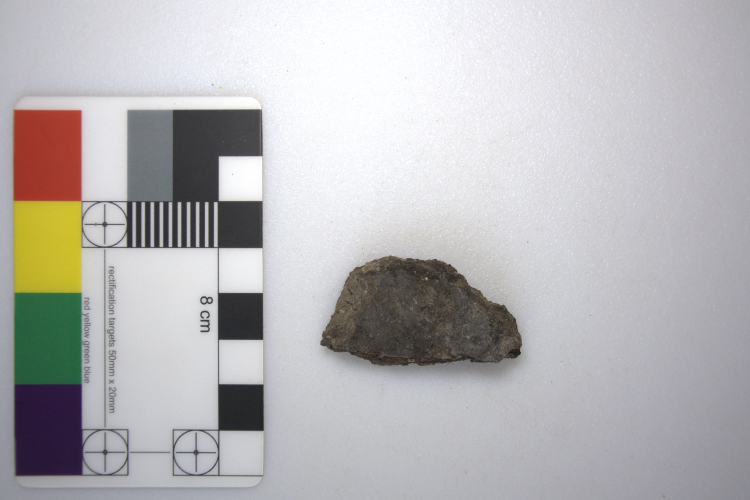
#> input picture NRVQA-master/imgs/2.jpg, 1500 x 1000 px, found by its file name (shown at 1/2 size)
$ jupyter execute --allow-errors geocali.ipynb
#> lines starting #> are read from the running program, lines starting #| are printed output that depends on the picture; after the words box and inside, x2 and y2 are one past the last pixel; in counts of white or black regions, pixels touching at a corner belong together
#> further down, img is the input picture: shape (1000, 1500, 3); mean B, G, R 184.1, 182.8, 184.3
### utils.py
import numpy as np
import cv2 as cv
import rawpy
# define range of colors in HSV
lower_blue = np.array([135, 65, 35])
upper_blue = np.array([165, 255, 255])
lower_green = np.array([40, 52, 70])
upper_green = np.array([82, 255, 255])
lower_yellow = np.array([20, 100, 100])
upper_yellow = np.array([30, 255, 255])

lower_red = np.array([0, 50, 50])
upper_red = np.array([10, 255, 255])

lower_black = np.array([0, 0, 0])
upper_black = np.array([179, 255, 75])
lower_white = np.array([0, 0, 180])
upper_white = np.array([0, 0, 255])

# Create an array specify lower and upper range of colours
COLOUR_RANGE = {
    'blue': (lower_blue, upper_blue),
    'green': (lower_green, upper_green),
    'yellow': (lower_yellow, upper_yellow),
    'red': (lower_red, upper_red),
    'black': (lower_black, upper_black),
    'white': (lower_white, upper_white)
}

COLOURS = ('blue', 'green', 'yellow', 'red', 'black', 'white')

kernel = cv.getStructuringElement(cv.MORPH_RECT, (10, 10))

TARGETS = {
    'blue': np.array([26,0,165]),
    'green': np.array([30,187,22]),
    'yellow': np.array([252,220,10]),
    'red': np.array([240,0,22]),
    'black': np.array([0,0,0]),
    'white': np.array([255,255,255])
}

TARGETS_NORM = {
    'blue': np.array([26,0,165]) / 255.0,
    'green': np.array([30,187,22]) / 255.0,
    'yellow': np.array([252,220,10]) / 255.0,
    'red': np.array([240,0,22]) / 255.0,
    'black': np.array([0,0,0]) / 255.0,
    'white': np.array([255,255,255]) / 255.0
}

# a function to perform thresholding on the image, use otsu for 4 color and adaptive for 24 color cards
# [151 lines left out: functions Thresholding, validCnt, showImage, getColorPos, collision, getCardsPos24, not called in this run]


# Detect the black region to guess the positions of the 4 color cards
def getCardsBlackPos(img, is24Checker = False):
#> called with is24Checker = False
    patchPos = {}
    # showImage(img)
    img_hsv = cv.cvtColor(img, cv.COLOR_BGR2HSV)  # Convert BGR to HSV
#> img_hsv: shape (1000, 1500, 3); mean H, S, V 106.1, 19.7, 189.8

    black_mask = cv.inRange(
        img_hsv, COLOUR_RANGE['black'][0], COLOUR_RANGE['black'][1])
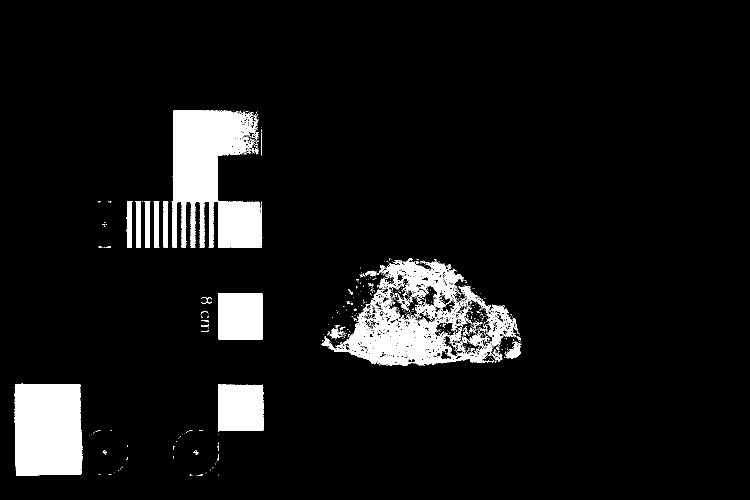
#> black_mask: shape (1000, 1500) (shown at 1/2 size); 7.5% white; 666 white regions (616 under 20 px), largest, box (x1, y1, x2, y2) and area: (343, 221, 525, 496) 33546, (642, 520, 1035, 732) 28836, (29, 767, 166, 951) 24077
    kernel = cv.getStructuringElement(cv.MORPH_RECT, (10, 10))

    mask = cv.morphologyEx(black_mask.copy(), cv.MORPH_OPEN, kernel)
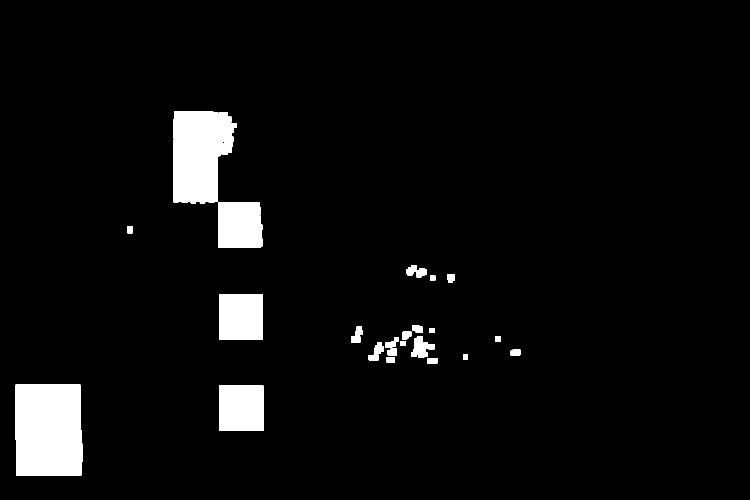
#> mask: shape (1000, 1500) (shown at 1/2 size); 4.8% white; 26 white regions

    cnts, _ = cv.findContours(
        mask.copy(), cv.RETR_EXTERNAL, cv.CHAIN_APPROX_SIMPLE)
#> cnts = 26 contours; largest, box (x1, y1, x2, y2) and area: (31, 769, 165, 952) 23650, (347, 222, 473, 407) 18332, (438, 771, 528, 862) 7962, (438, 588, 526, 680) 7917, (437, 404, 525, 496) 7630

    # Fill the black color to get the card
    cnts = list(filter(lambda x:
                       len(cv.approxPolyDP(x, 0.02*cv.arcLength(x, True), True)) == 4
                       and
                       cv.contourArea(x)/(cv.boundingRect(x)[2]*cv.boundingRect(x)[3]) > 0.90
                       , cnts))
#> cnts = 4 contours; box (x1, y1, x2, y2) and area: (31, 769, 165, 952) 23650, (438, 771, 528, 862) 7962, (438, 588, 526, 680) 7917, (437, 404, 525, 496) 7630
    cnts = sorted(cnts, reverse=True, key=cv.contourArea)

    if len(cnts) < 2:
        patchPos['black'] = cv.boundingRect(cnts[0])
    else:
        patchPos['black'] = cv.boundingRect(cnts[0])
        patchPos['black1'] = cv.boundingRect(cnts[1])

    return patchPos

# [59 lines left out: functions detect_rotation, rotate_img, detect24Checker, drawPatchPos, imread, not called in this run]


### notebooks/geocali.ipynb
[cell 1]
# This Python 3 environment comes with many helpful analytics libraries installed
# It is defined by the kaggle/python Docker image: https://github.com/kaggle/docker-python
# For example, here's several helpful packages to load

import numpy as np # linear algebra
import pandas as pd # data processing, CSV file I/O (e.g. pd.read_csv)

# Input data files are available in the read-only "../input/" directory
# For example, running this (by clicking run or pressing Shift+Enter) will list all files under the input directory

import os
for dirname, _, filenames in os.walk('/kaggle/input'):
    for filename in filenames:
        print(os.path.join(dirname, filename))

# You can write up to 20GB to the current directory (/kaggle/working/) that gets preserved as output when you create a version using "Save & Run All"
# You can also write temporary files to /kaggle/temp/, but they won't be saved outside of the current session

[cell 2]
import cv2 as cv
import matplotlib.pyplot as plt

[cell 3]
import utils

[cell 4]
img = cv.imread('/kaggle/input/picture/2.jpg')

[cell 5]
pos = utils.getCardsBlackPos(img)
#> pos = {'black': (31, 769, 134, 183), 'black1': (438, 771, 90, 91)}

[cell 6]
is24Checker = True
lower_black = np.array([0, 0, 0])
upper_black = np.array([179, 255, 75])
COLOR_RANGE = {'black': [lower_black, upper_black]}
patchPos = {}

img_hsv = cv.cvtColor(img, cv.COLOR_BGR2HSV)  # Convert BGR to HSV
img_hsv = cv.blur(img_hsv, (10,10)) #Smoothens the sharp edges and cover highlights
#> img_hsv: shape (1000, 1500, 3); mean H, S, V 106.1, 19.7, 189.8
black_mask = cv.inRange(
    img_hsv, COLOR_RANGE['black'][0], COLOR_RANGE['black'][1])
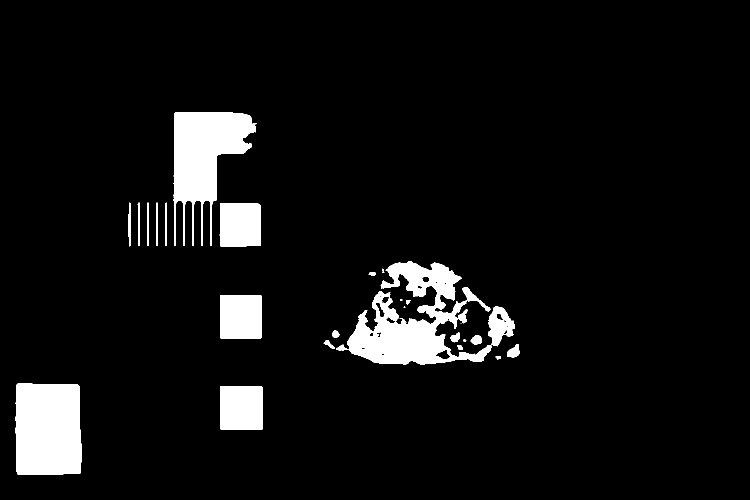
#> black_mask: shape (1000, 1500) (shown at 1/2 size); 6.7% white; 28 white regions (7 under 20 px), largest, box (x1, y1, x2, y2) and area: (672, 522, 1030, 729) 29673, (31, 767, 164, 950) 23228, (347, 224, 513, 492) 22098

kernel = cv.getStructuringElement(cv.MORPH_RECT, (10, 10))
mask = cv.morphologyEx(black_mask.copy(), cv.MORPH_OPEN, kernel)
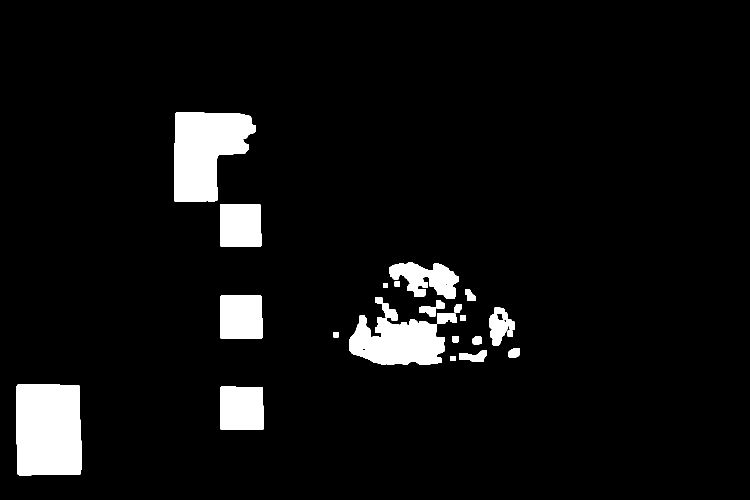
#> mask: shape (1000, 1500) (shown at 1/2 size); 6.2% white; 24 white regions

cnts, _ = cv.findContours(
    mask.copy(), cv.RETR_EXTERNAL, cv.CHAIN_APPROX_SIMPLE)
#> cnts = 24 contours; largest, box (x1, y1, x2, y2) and area: (32, 768, 164, 951) 22898, (349, 225, 512, 404) 20158, (698, 631, 890, 730) 13578, (441, 773, 527, 860) 7217, (441, 591, 525, 678) 7089

# Fill the black color to get the card
if is24Checker is True:
    cv.drawContours(mask, cnts, -1, 255, -1)
#> mask: shape (1000, 1500); 6.2% white; 24 white regions, largest, box (x1, y1, x2, y2) and area: (32, 768, 164, 951) 23201, (349, 225, 512, 404) 20486, (698, 631, 890, 730) 13896

#Get Rectangles
cnts = list(filter(lambda x: len(cv.approxPolyDP(
        x, 0.05*cv.arcLength(x, True), True) == 4), cnts))

cnts = sorted(cnts, reverse=True, key=cv.contourArea)

if len(cnts) < 2:
    raise Exception("No black squares detected.")
else:
    print(len(cnts))
#| 24

[cell 7]
color_para = cv.arcLength(cnts[0], True)
#> color_para = 613.1
#> (the rest of this cell did not finish here and is left out)

[cell 8]
scale_para = cv.arcLength(cnts[0], True)
#> scale_para = 613.1
#> (the rest of this cell did not finish here and is left out)

#> (a cell that did not finish here is left out)

#> (a cell that did not finish here is left out)

#> (a cell that did not finish here is left out)

#> (a cell that did not finish here is left out)

[cell 13]
rows,cols,ch = img.shape
#> rows = 1000; cols = 1500; ch = 3
#> (the rest of this cell did not finish here and is left out)

#> (a cell that did not finish here is left out)

$ run again, with NRVQA-master/imgs/1.jpg copied over NRVQA-master/imgs/2.jpg
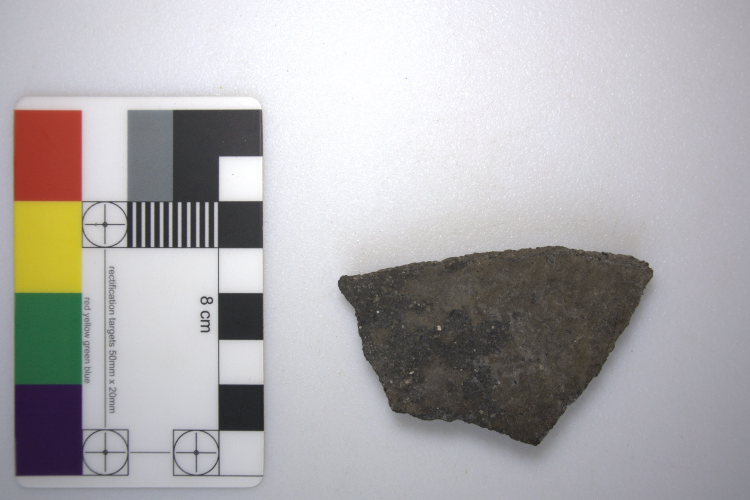
#> input picture NRVQA-master/imgs/1.jpg, 1500 x 1000 px, found by its file name (shown at 1/2 size)
#> img is the input picture: shape (1000, 1500, 3); mean B, G, R 173.5, 172, 174.2
#> in getCardsBlackPos, `black_mask = cv.inRange( img_hsv, COLOUR_RANGE['black'][0], COLOUR_RAN..`:
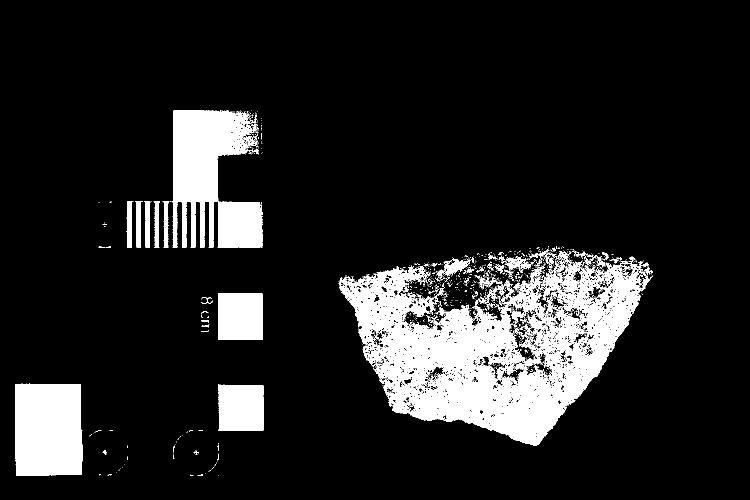
#> black_mask: shape (1000, 1500) (shown at 1/2 size); 12.7% white; 1239 white regions (1166 under 20 px), largest, box (x1, y1, x2, y2) and area: (677, 499, 1305, 892) 105151, (343, 221, 525, 496) 33173, (30, 767, 166, 951) 24168
#> in getCardsBlackPos, `cnts, _ = cv.findContours( mask.copy(), cv.RETR_EXTERNAL, cv.CHAIN_APP..`: cnts = 53 contours; largest, box (x1, y1, x2, y2) and area: (31, 769, 166, 952) 23796, (347, 222, 470, 406) 18193, (894, 736, 1123, 891) 12610, (438, 588, 527, 680) 7950, (438, 771, 528, 862) 7930
#> in getCardsBlackPos, `cnts = list(filter(lambda x: len(cv.approxPolyDP(x, 0.02*cv.arcLength(..`: cnts = 4 contours; box (x1, y1, x2, y2) and area: (31, 769, 166, 952) 23796, (438, 588, 527, 680) 7950, (438, 771, 528, 862) 7930, (438, 405, 525, 496) 7492
#> pos = {'black': (31, 769, 135, 183), 'black1': (438, 588, 89, 92)}
#> `cnts, _ = cv.findContours( mask.copy(), cv.RETR_EXTERNAL, cv.CHAIN_APP..`: cnts = 13 contours; largest, box (x1, y1, x2, y2) and area: (694, 530, 1280, 891) 105676, (33, 768, 165, 951) 23014, (349, 226, 502, 404) 19788, (441, 774, 527, 861) 7268, (441, 591, 525, 678) 7106
#> `cv.drawContours(mask, cnts, -1, 255, -1)`:
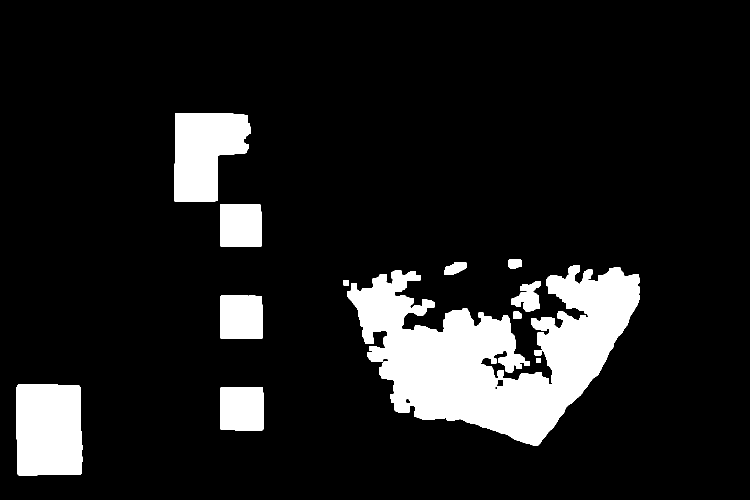
#> mask: shape (1000, 1500) (shown at 1/2 size); 11.8% white; 13 white regions, largest, box (x1, y1, x2, y2) and area: (694, 530, 1280, 891) 107461, (33, 768, 165, 951) 23317, (349, 226, 502, 404) 20110
#| 13
#> color_para = 3963.4
